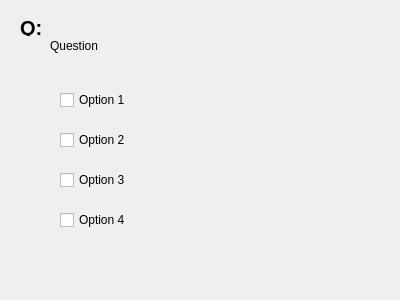
<?xml version="1.0" encoding="UTF-8"?>
<ui version="4.0">
 <class>Form</class>
 <widget class="QWidget" name="Form">
  <property name="geometry">
   <rect>
    <x>0</x>
    <y>0</y>
    <width>400</width>
    <height>300</height>
   </rect>
  </property>
  <property name="windowTitle">
   <string>Form</string>
  </property>
  <widget class="QLabel" name="label">
   <property name="geometry">
    <rect>
     <x>20</x>
     <y>20</y>
     <width>60</width>
     <height>16</height>
    </rect>
   </property>
   <property name="font">
    <font>
     <pointsize>15</pointsize>
     <weight>75</weight>
     <bold>true</bold>
    </font>
   </property>
   <property name="text">
    <string>Q:</string>
   </property>
  </widget>
  <widget class="QLabel" name="question_label">
   <property name="geometry">
    <rect>
     <x>50</x>
     <y>20</y>
     <width>321</width>
     <height>51</height>
    </rect>
   </property>
   <property name="text">
    <string>Question</string>
   </property>
  </widget>
  <widget class="QCheckBox" name="option_1_checkbox">
   <property name="geometry">
    <rect>
     <x>60</x>
     <y>90</y>
     <width>87</width>
     <height>20</height>
    </rect>
   </property>
   <property name="text">
    <string>Option 1</string>
   </property>
  </widget>
  <widget class="QCheckBox" name="option_2_checkbox">
   <property name="geometry">
    <rect>
     <x>60</x>
     <y>130</y>
     <width>87</width>
     <height>20</height>
    </rect>
   </property>
   <property name="text">
    <string>Option 2</string>
   </property>
  </widget>
  <widget class="QCheckBox" name="option_3_checkbox">
   <property name="geometry">
    <rect>
     <x>60</x>
     <y>170</y>
     <width>87</width>
     <height>20</height>
    </rect>
   </property>
   <property name="text">
    <string>Option 3</string>
   </property>
  </widget>
  <widget class="QCheckBox" name="option_4_checkbox">
   <property name="geometry">
    <rect>
     <x>60</x>
     <y>210</y>
     <width>87</width>
     <height>20</height>
    </rect>
   </property>
   <property name="text">
    <string>Option 4</string>
   </property>
  </widget>
 </widget>
 <resources/>
 <connections/>
</ui>
